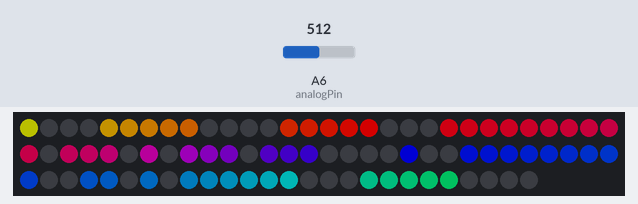
This program was run on a simulated Arduino Nano, built with avr-gcc and run on an emulated ATmega328P. Parts: 86 RGB LEDs in strip order, left to right, continuing on the next row. The test bench sets the inputs (shaded band); at power-on: A6 (analogPin) = 512. Dim RGB values are drawn brighter than linear; colours are those a GRB WS2812 strip shows for the declared byte order; the local clock reads 2024-03-15 10:24:30 at power-on unless the program sets it; random numbers use the default seed unless the program sets one.

Above: at 1.31 s.
1.5 s: A6 (analogPin) set to 0
At 2.3 s:
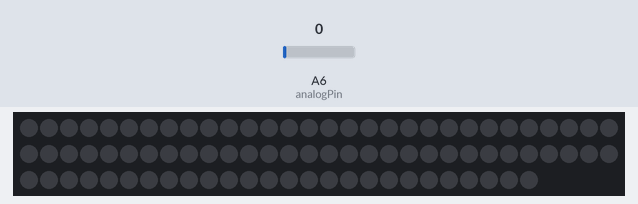
3.0 s: A6 (analogPin) set to 22
At 3.72 s:
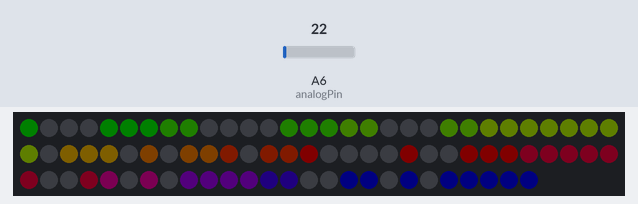
4.6 s: A6 (analogPin) set to 122
At 4.88 s:
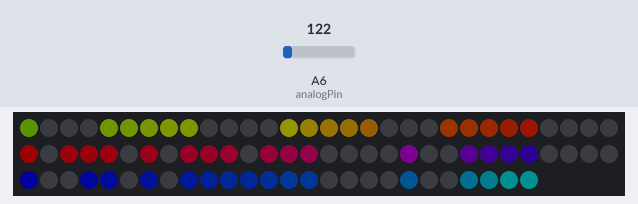
7.6 s: A6 (analogPin) set to 306
At 8.08 s:
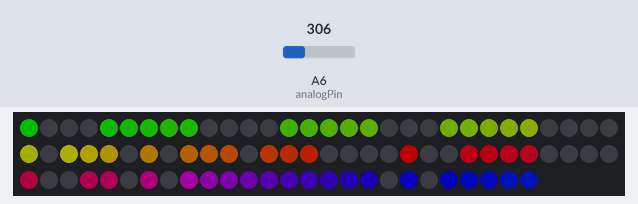
10.3 s: A6 (analogPin) set to 245
At 11.34 s:
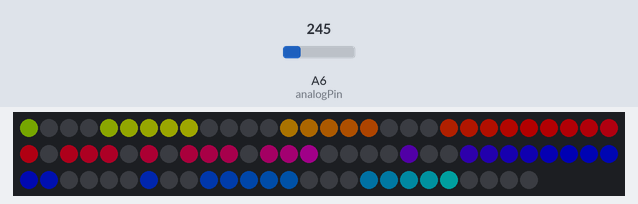
13.3 s: A6 (analogPin) set to 511
At 18.4 s:
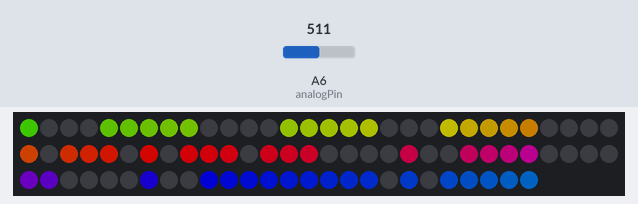

The program:

main.cpp
```cpp
#include <Arduino.h>
#include <Wire.h>
#include <TimeLib.h>
#include <DS1307RTC.h>
#include <FastLED.h>
#define NUM_LEDS 86
#define COLOR_ORDER RGB // Define color order for your strip
#define LED_PIN 5       // Data pin for led comunication
#define DST_PIN 4       // Define DST adjust button pin
#define MIN_PIN 3       // Define Minutes adjust button pin
#define HUR_PIN 2       // Define Hours adjust button pin
CRGB leds[NUM_LEDS];
int analogPin = A6;
int cursorPos[6] = {73, 60, 43, 30, 13, 0};
int timeAsArray[6] = {0, 0, 0, 0, 0, 0};
int last_digit = 0;
int cursor = 0;
int rndLocal1 = 26;
int rndLocal2 = 26;
int hours = 0;
int minutes = 0;
int seconds = 0;
long timeAsNumber = 0;
byte brightness = 25;
byte brightnessMax = 255;
byte symbolMap[12][13] = {
    {1, 1, 1, 1, 1, 0, 0, 0, 1, 1, 1, 1, 1},  // 0
    {1, 0, 0, 0, 1, 1, 1, 1, 1, 0, 0, 0, 0},  // 1
    {1, 0, 1, 1, 1, 0, 1, 0, 1, 1, 1, 0, 1},  // 2
    {1, 0, 0, 1, 1, 0, 1, 0, 1, 1, 1, 1, 1},  // 3
    {1, 1, 0, 0, 0, 0, 1, 0, 0, 1, 1, 1, 1},  // 4
    {1, 1, 0, 1, 1, 0, 1, 0, 1, 1, 0, 1, 1},  // 5
    {1, 1, 1, 1, 1, 0, 1, 0, 1, 1, 0, 1, 1},  // 6
    {1, 0, 0, 0, 0, 0, 1, 0, 1, 1, 1, 1, 1},  // 7
    {1, 1, 1, 1, 1, 0, 1, 0, 1, 1, 1, 1, 1},  // 8
    {1, 1, 0, 1, 1, 0, 1, 0, 1, 1, 1, 1, 1},  // 9
    {1, 1, 1, 1, 1, 1, 1, 1, 0, 0, 0, 0, 0},  //
    {0, 0, 1, 1, 1, 1, 1, 1, 0, 0, 0, 0, 0}}; //
bool dot = true;                              // dot state
bool DST = true;                              // DST state // false to true
bool tempShow = false;

void setup()
{
  Serial.begin(9600);
  while (!Serial)
    ; // wait for serial
  delay(200);
  FastLED.addLeds<WS2812B, LED_PIN, RGB>(leds, NUM_LEDS);
  LEDS.setBrightness(brightness); // Set initial brightness
  pinMode(DST_PIN, INPUT_PULLUP); // Define DST adjust button pin
  pinMode(MIN_PIN, INPUT_PULLUP); // Define Minutes adjust button pin
  pinMode(HUR_PIN, INPUT_PULLUP); // Define Hours adjust button pin
}

#include "colors.h"
#include "calcTime.h"
#include "temp.h"
#include "dst.h"
#include "dot.h"

void updateClockDisplay()
{
  dot ? dotOn() : dotOff();

  for (int currClockDigit = 0; currClockDigit <= 5; currClockDigit++)
  {
    int currDigit = timeAsNumber % 10; // get last digit in time
    int currCursorPos = cursorPos[currClockDigit];
    timeAsNumber /= 10;

    darkenDigit(timeAsArray[currClockDigit], currCursorPos);
    // darkenDigit(currDigit, currCursorPos);
    // if (i == 0 && currDigit != last_digit)
    // {
    //   // ledColor = ColorTable[random(21)];
    // }
    // last_digit = currDigit;
  };
};

void loop()
{
  potToBrightness();
  rainbow_beat();
  getTime();
  // BrightnessCheck(); // Check brightness
  // DSTcheck();    // Check DST
  // TimeAdjust();  // Check to se if time is geting modified
  updateClockDisplay(); // Get leds array with required configuration
  // TempToArray();
  FastLED.show(); // Display leds array
  // if (tempShow == true)
  //   delay(8000);
}
```

calcTime.h
```cpp
//

void getTime()
{
   tmElements_t now;
   RTC.read(now);
   hours = now.Hour;
   minutes = now.Minute;
   seconds = now.Second;
   // timeAsNumber = hours * 10000 + minutes * 100 + seconds;
   // Serial.print(hour);
   rndLocal1 = random(4) + 26;
   rndLocal2 = random(4) + 26;
   seconds % 2 == 0 ? dot = false : dot = true;
   if (hours < 10)
   {
      timeAsArray[4] = hours;
      timeAsArray[5] = 0;
   }
   else
   {
      timeAsArray[4] = hours % 10;
      hours /= 10;
      // hours < 1 ? timeAsArray[5] = 0 : timeAsArray[5] = hours % 10;
      timeAsArray[5] = hours % 10;
   }

   timeAsArray[2] = minutes % 10;
   minutes /= 10;
   timeAsArray[3] = minutes % 10;
   timeAsArray[0] = seconds % 10;
   seconds /= 10;
   timeAsArray[1] = seconds % 10;
};

// void updateTime()
// {
//    // time_t t = now();
//    tmElements_t now;

//    if (RTC.read(now))
//    {
//       RTC.read(now);
//       hours = now.Hour;
//       minutes = now.Minute;
//       seconds = now.Second;
//       timeAsNumber = (hours * 10000) + (minutes * 100) + seconds;
//       if (seconds % 2 == 0)
//       {
//          dot = false;
//          rndLocal2 = random(4) + 26;
//       }
//       else
//       {
//          dot = true;
//          rndLocal1 = random(4) + 26;
//       };
//       // Serial.print(hour + " " + minute + " " + second);
//       // Serial.print(timeAsNumber);
//       // if (hour >= 12)
//       // {
//       //    hour -= 12;
//       // }
//    }
//    else
//    {
//       if (RTC.chipPresent())
//       {
//          Serial.println("The DS1307 is stopped.  Please run the SetTime");
//          Serial.println("example to initialize the time and begin running.");
//          Serial.println();
//       }
//       else
//       {
//          Serial.println("DS1307 read error!  Please check the circuitry.");
//          Serial.println();
//       }
//       delay(1000);
//    }
//    // delay(1000);
// }
```

colors.h
```cpp
long ledColor = CRGB::DarkOrchid; // Color used (in hex)
// long ledColor = CRGB::MediumVioletRed;
// Random colors i picked up
long ColorTable[21] = {
    CRGB::Amethyst,    // white
    CRGB::Aqua,        // pink
    CRGB::Blue,        // Blue
    CRGB::Chartreuse,  // Gold
    CRGB::DarkGreen,   // Red
    CRGB::DarkMagenta, // Aqua
    CRGB::DarkOrange,  // yellow green
    CRGB::DeepPink,    // Aqua
    CRGB::Fuchsia,     // Sea blue
    CRGB::Gold,        // Gold
    CRGB::GreenYellow, // off white
    CRGB::LightCoral,  // white
    CRGB::Tomato,      // white
    CRGB::Salmon,      // Pure white
    CRGB::Red,         // Drak Green
    CRGB::Orchid,      // blue white
    CRGB::Sienna,      // yellow white
    CRGB::Purple,      // aqua
    CRGB::DarkOrange,  // yellow green
    CRGB::FloralWhite, // white
    CRGB::Yellow       // yellow
};
void darkenLed(int pixelPos)
{
  leds[pixelPos].subtractFromRGB(50);
};
void darkenDigit(int digit, int pixelPos)
{
  for (int pixel = 0; pixel <= 12; pixel++)
  {
    if (symbolMap[digit][pixel] == 1) // if pixel is lit
    {
      // leds[pixelPos] = ledColor;
    }
    // else if (symbolMap[digit][pixel] == 0)
    else //
    {
      leds[pixelPos] = 0x000000;
    }
    pixelPos++;
  }
}

void rainbow_beat()
{

  // uint8_t beatA = beatsin8(17, 0, 0); // Starting hue
  // uint8_t beatB = beatsin8(13, 0, 255);
  // uint8_t beatC = beatsin8(0, 160, 255);
  // uint8_t beatD = beatsin8(0, 0, 155);
  // fill_rainbow(leds, NUM_LEDS, (beatA + beatB + beatC + beatD) / 4, 2); // Use FastLED's fill_rainbow routine.

  uint8_t beatA = beatsin8(17, 0, 0); // Starting hue
  uint8_t beatB = beatsin8(13, 0, 255);

  fill_rainbow(leds, NUM_LEDS, (beatA + beatB) / 4, 2); // Use FastLED's fill_rainbow routine.
}
void potToBrightness()
{
  int val = analogRead(analogPin);
  brightness = map(val, 0, 1023, 0, brightnessMax);
  LEDS.setBrightness(brightness); // Set initial brightness
}
// rainbow_beat()
/* coool effect function*/
// void fadeall()
// {
//   for (int i = 0; i < NUM_LEDS; i++)
//   {
//     leds[i].nscale8(250);
//   }
// }
// void cylon()
// {
//   static uint8_t hue = 0;
//   Serial.print("x");
//   // First slide the led in one direction
//   for (int i = 0; i < NUM_LEDS; i++)
//   {
//     // Set the i'th led to red
//     leds[i] = CHSV(hue++, 255, 255);
//     // Show the leds
//     FastLED.show();
//     // now that we've shown the leds, reset the i'th led to black
//     // leds[i] = CRGB::Black;
//     fadeall();
//     // Wait a little bit before we loop around and do it again
//     delay(10);
//   }
//   Serial.print("x");
// }
```

dot.h
```cpp
void dotOn()
{
    // leds[26] = ledColor;
    // leds[27] = ledColor;
    // leds[28] = ledColor;
    // leds[29] = ledColor;
    //    for (int i = 26; i < 30; i++)
    // {
    //   leds[i].nscale8(250);
    // }
    // leds[rndLocal1] = 0x000000;
}

void dotOff()
{
    // first dot
    // leds[rndLocal2] = 0x000000;
    leds[26] = 0x000000;
    leds[27] = 0x000000;
    leds[28] = 0x000000;
    leds[29] = 0x000000;
    // second dot
    leds[56] = 0x000000;
    leds[57] = 0x000000;
    leds[58] = 0x000000;
    leds[59] = 0x000000;
}
```

dst.h
```cpp
void DSTcheck()
{
  int buttonDST = digitalRead(DST_PIN);
  // Serial.print("DST is: ");Serial.println(DST);
  if (buttonDST == LOW)
  {
    if (DST)
    {
      DST = false;
      // Serial.print("Switching DST to: ");Serial.println(DST);
    }
    else if (!DST)
    {
      DST = true;
      // Serial.print("Switching DST to: ");Serial.println(DST);
    };
    delay(500);
  };
}

void TimeAdjust()
{
  int buttonH = digitalRead(HUR_PIN);
  int buttonM = digitalRead(MIN_PIN);
  if (buttonH == LOW || buttonM == LOW)
  {
    delay(500);
    tmElements_t Now;
    RTC.read(Now);
    int hour = Now.Hour;
    int minutes = Now.Minute;
    int second = Now.Second;
    if (buttonH == LOW)
    {
      if (Now.Hour == 23)
      {
        Now.Hour = 0;
      }
      else
      {
        Now.Hour += 1;
      };
    }
    else
    {
      if (Now.Minute == 59)
      {
        Now.Minute = 0;
      }
      else
      {
        Now.Minute += 1;
      };
      // if (Now.Hour > 12){Now.Hour = Now.Hour -12;}  // 24 to 12 hr
      // else {Now.Hour = Now.Hour ;};
    };
    RTC.write(Now);
  }
}
```

temp.h
```cpp
// // Convert temp to array needet for display
// void TempToArray()
// {
//   tmElements_t tm;
//   RTC.read(tm);
//   if (tm.Second != 27)
//   {
//     TempShow = false;
//     return;
//   }
//   TempShow = false; // true to false
//   int t = RTC.temperature();
//   int celsius = (t / 4.0) * 100;
//   Serial.print("Temp is: ");
//   Serial.println(celsius);
//   int cursor = 56; // last led /*  */number
//   leds[27] = 0x000000;
//   leds[28] = 0x000000;
//   leds[29] = 0x000000;
//   leds[30] = 0x000000;

//   for (int i = 1; i <= 4; i++)
//   {
//     int digit = celsius % 10; // get last digit in time
//     if (i == 1)
//     {
//       Serial.print("Digit 4 is : ");
//       Serial.print(digit);
//       Serial.print(" ");

//       cursor = 30;

//       for (int k = 0; k <= 9; k++)
//       {
//         Serial.print(digits[11][k]);
//         if (digits[11][k] == 1)
//         {
//           leds[cursor] = ledColor;
//         }
//         else if (digits[11][k] == 0)
//         {
//           leds[cursor] = 0x000000;
//         };
//         cursor++;
//       };
//       Serial.println();
//     }
//     else if (i == 2)
//     {
//       Serial.print("Digit 3 is : ");
//       Serial.print(digit);
//       Serial.print(" ");

//       cursor = 20;

//       for (int k = 0; k <= 9; k++)
//       {
//         Serial.print(digits[10][k]);
//         if (digits[10][k] == 1)
//         {
//           leds[cursor] = ledColor;
//         }
//         else if (digits[10][k] == 0)
//         {
//           leds[cursor] = 0x000000;
//         };
//         cursor++;
//       };
//       Serial.println();
//     }
//     else if (i == 3)
//     {
//       Serial.print("Digit 2 is : ");
//       Serial.print(digit);
//       Serial.print(" ");
//       cursor = 10;
//       for (int k = 0; k <= 9; k++)
//       {
//         Serial.print(digits[digit][k]);
//         if (digits[digit][k] == 1)
//         {
//           leds[cursor] = ledColor;
//         }
//         else if (digits[digit][k] == 0)
//         {
//           leds[cursor] = 0x000000;
//         };
//         cursor++;
//       };
//       Serial.println();
//     }
//     else if (i == 4)
//     {
//       Serial.print("Digit 1 is : ");
//       Serial.print(digit);
//       Serial.print(" ");
//       cursor = 0;
//       for (int k = 0; k <= 9; k++)
//       {
//         Serial.print(digits[digit][k]);
//         if (digits[digit][k] == 1)
//         {
//           leds[cursor] = ledColor;
//         }
//         else if (digits[digit][k] == 0)
//         {
//           leds[cursor] = 0x000000;
//         };
//         cursor++;
//       };
//       if (digit == 0)
//       {
//         for (int k = 0; k < 10; k++)
//         {
//           leds[k] = 0x000000;
//         };
//         Serial.println();
//       }
//     }
//     celsius /= 10;
//   };
// };
```

Measured:
- after the input at 3.0 s, the LEDs: first change at once (image 2 shows a later state)
